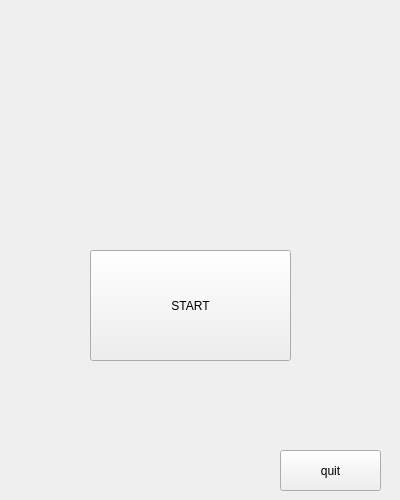
<?xml version="1.0" encoding="UTF-8"?>
<ui version="4.0">
 <class>qt2048</class>
 <widget class="QWidget" name="qt2048">
  <property name="geometry">
   <rect>
    <x>0</x>
    <y>0</y>
    <width>400</width>
    <height>500</height>
   </rect>
  </property>
  <property name="windowTitle">
   <string>qt2048</string>
  </property>
  <widget class="QLabel" name="label">
   <property name="geometry">
    <rect>
     <x>90</x>
     <y>40</y>
     <width>221</width>
     <height>131</height>
    </rect>
   </property>
   <property name="text">
    <string/>
   </property>
   <property name="pixmap">
    <pixmap resource="2048picture.qrc">:/new/prefix1/2048title.PNG</pixmap>
   </property>
  </widget>
  <widget class="QPushButton" name="start">
   <property name="geometry">
    <rect>
     <x>90</x>
     <y>250</y>
     <width>201</width>
     <height>111</height>
    </rect>
   </property>
   <property name="text">
    <string>START</string>
   </property>
  </widget>
  <widget class="QPushButton" name="pushButton">
   <property name="geometry">
    <rect>
     <x>280</x>
     <y>450</y>
     <width>101</width>
     <height>41</height>
    </rect>
   </property>
   <property name="text">
    <string>quit</string>
   </property>
  </widget>
 </widget>
 <layoutdefault spacing="6" margin="11"/>
 <resources>
  <include location="2048picture.qrc"/>
 </resources>
 <connections>
  <connection>
   <sender>pushButton</sender>
   <signal>clicked()</signal>
   <receiver>qt2048</receiver>
   <slot>close()</slot>
   <hints>
    <hint type="sourcelabel">
     <x>310</x>
     <y>466</y>
    </hint>
    <hint type="destinationlabel">
     <x>233</x>
     <y>475</y>
    </hint>
   </hints>
  </connection>
 </connections>
</ui>
